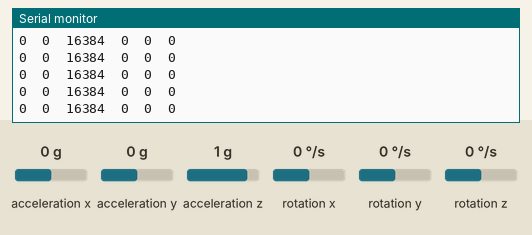
The sketch below on a simulated ESP32. Parts: the last lines printed to the serial monitor. The inputs (shaded band) are chosen by the test bench; at power-on: acceleration x 0 g, acceleration y 0 g, rotation x 0 °/s, acceleration z 1 g, rotation y 0 °/s, rotation z 0 °/s.

Above: at 1.2 s.
1.3 s: acceleration x set to -1.4 g
At 2.1 s:
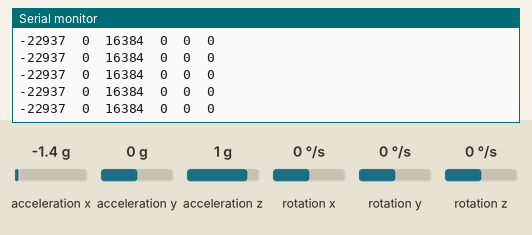
2.8 s: acceleration y set to -1.4 g
At 3.8 s:
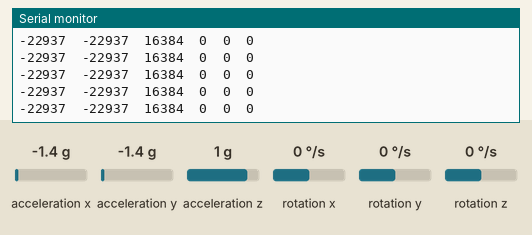
5.8 s: rotation x set to 100 °/s
At 6.6 s:
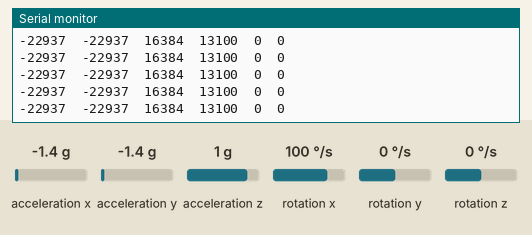
8.8 s: acceleration x set to 0 g
At 9.4 s:
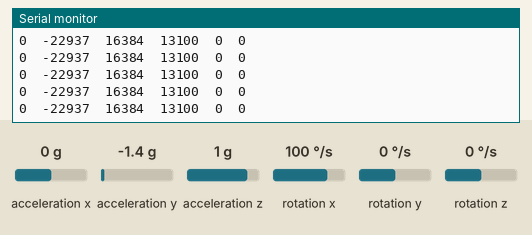
11.8 s: acceleration z set to -1.4 g
At 12.7 s:
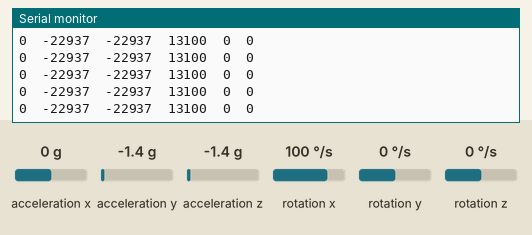

The sketch:

esp32.ino
```cpp
// Essentially the same as the stock example code from the Adafruit library, mainly included for future changes such as wireless coms.

#include "I2Cdev.h"
#include "MPU6050.h"


MPU6050 mpu;


#define OUTPUT_READABLE_ACCELGYRO
const int SDA_PIN = 1;
const int SCL_PIN = 0;
int16_t ax, ay, az;
int16_t gx, gy, gz;
bool blinkState;

void setup() {

#if I2CDEV_IMPLEMENTATION == I2CDEV_ARDUINO_WIRE
Wire.begin(SDA_PIN, SCL_PIN);
  #elif I2CDEV_IMPLEMENTATION == I2CDEV_BUILTIN_FASTWIRE
    Fastwire::setup(400, true);
  #endif

Serial.begin(38400);


Serial.println("Initializing MPU...");
mpu.initialize();
Serial.println("Testing MPU6050 connection...");
if(mpu.testConnection() ==  false){
Serial.println("MPU6050 connection failed");
while(true);
}
else{
Serial.println("MPU6050 connection successful");
}


Serial.println("Updating internal sensor offsets...\n");
mpu.setXAccelOffset(0);
mpu.setYAccelOffset(0);
mpu.setZAccelOffset(0);
mpu.setXGyroOffset(0);
mpu.setYGyroOffset(0);
mpu.setZGyroOffset(0);

Serial.print("\t");
Serial.print(mpu.getXAccelOffset());
Serial.print("\t");
Serial.print(mpu.getYAccelOffset());
Serial.print("\t");
Serial.print(mpu.getZAccelOffset());
Serial.print("\t");
Serial.print(mpu.getXGyroOffset());
Serial.print("\t");
Serial.print(mpu.getYGyroOffset());
Serial.print("\t");
Serial.print(mpu.getZGyroOffset());
Serial.print("\n");

}

void loop() {
  mpu.getMotion6(&ax, &ay, &az, &gx, &gy, &gz);

  Serial.print(ax);
  Serial.print('\t');
  Serial.print(ay);
  Serial.print('\t');
  Serial.print(az);
  Serial.print('\t');
  Serial.print(gx);
  Serial.print('\t');
  Serial.print(gy);
  Serial.print('\t');
  Serial.println(gz);


}
```

Measured:
- after the input at 1.3 s, the serial monitor: prints a new line at once (image 1)
- after the input at 2.8 s, the serial monitor: prints a new line at once (image 2)
- after the input at 5.8 s, the serial monitor: prints a new line at once (image 3)
- after the input at 8.8 s, the serial monitor: prints a new line at once (image 4)
- after the input at 11.8 s, the serial monitor: prints a new line at once (image 5)
